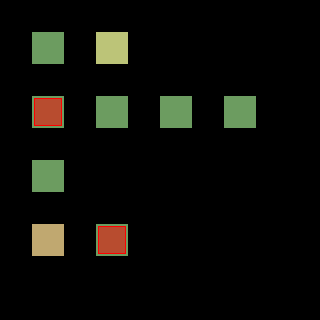

A level layout from a 2D game, rendered from its tile map. Below: a short description, then the map file with tile-grid data replaced by summaries:
An orthogonal 10x10 tile map with 32x32 px tiles, 4 tile layers (Regions, Input_set, Output_Ground, Output_Collision), 4 tilesets.

<map version="1.0" orientation="orthogonal" width="10" height="10" tilewidth="32" tileheight="32">
 <tileset firstgid="1" source="../map_tiles.tsx" />
 <tileset firstgid="33" source="../sets.tsx" />
 <tileset firstgid="161" source="../tiles32_sea_of_trees.tsx" />
 <tileset firstgid="2209" source="../rules.tsx" />
 <layer name="Regions" width="10" height="10">
  <data>[100 cells, 9 non-empty, 1 distinct tile ids]</data>
 </layer>
 <layer name="Input_set" width="10" height="10">
  <data>[100 cells, 9 non-empty, 9 distinct tile ids]</data>
 </layer>
 <layer name="Output_Ground" width="10" height="10">
  <data>[100 cells, 9 non-empty, 3 distinct tile ids]</data>
 </layer>
 <layer name="Output_Collision" width="10" height="10">
  <data>[100 cells, 2 non-empty, 1 distinct tile ids]</data>
 </layer>
</map>
